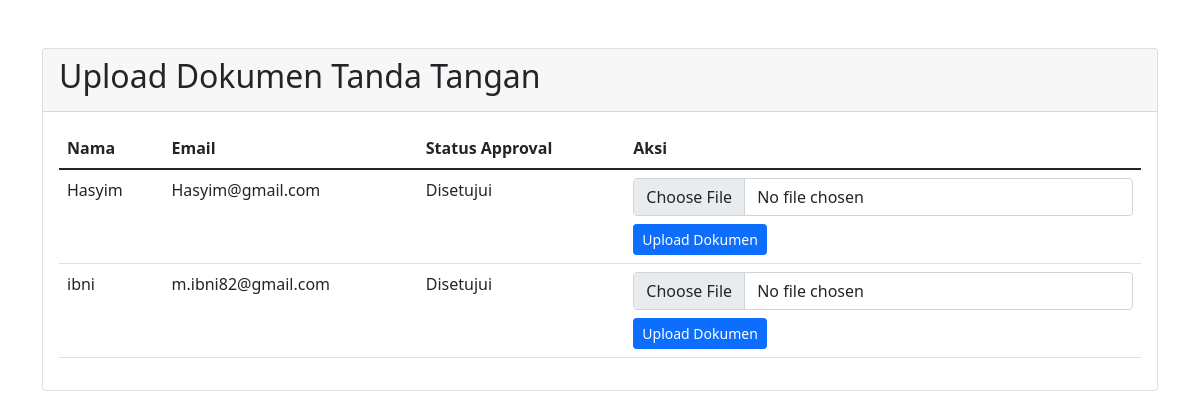
The app's page /upload_dokumen.php with its own data.
### tables this page shows
CREATE TABLE `pengajuan_kredit` (
  `id` int(11) NOT NULL,
  `nama` varchar(100) NOT NULL,
  `email` varchar(100) NOT NULL,
  `telepon` varchar(20) NOT NULL,
  `jenis_kendaraan` enum('motor','mobil') NOT NULL,
  `harga_kendaraan` decimal(15,2) NOT NULL,
  `dokumen` varchar(255) DEFAULT NULL,
  `dokumen_ttd` varchar(255) DEFAULT NULL,
  `status` enum('Diproses','Ditolak','Disetujui','Selesai') DEFAULT 'Diproses',
  `status_approval` enum('Menunggu','Disetujui','Ditolak') DEFAULT 'Menunggu',
  `id_manager` int(11) DEFAULT NULL,
  `catatan_manager` text DEFAULT NULL,
  `created_at` timestamp NOT NULL DEFAULT current_timestamp(),
  `updated_at` timestamp NOT NULL DEFAULT current_timestamp() ON UPDATE current_timestamp()
);

### upload_dokumen.php (the view, shortened to what this page needs)
<?php
require_once 'config/database.php';
$query = "SELECT * FROM pengajuan_kredit WHERE status_approval = 'Disetujui'";
$result = $koneksi->query($query);
?>
<!DOCTYPE html>
<html lang="id">
<head>
    <link href="https://cdn.jsdelivr.net/npm/bootstrap@5.1.3/dist/css/bootstrap.min.css" rel="stylesheet">
</head>
<body>
    <div class="container mt-5">
        <div class="card">
            <div class="card-header">
                <h2>Upload Dokumen Tanda Tangan</h2>
            </div>
            <div class="card-body">
                <table class="table">
                    <thead>
                        <tr>
                            <th>Nama</th>
                            <th>Email</th>
                            <th>Status Approval</th>
                            <th>Aksi</th>
                        </tr>
                    </thead>
                    <tbody>
                        <?php while($row = $result->fetch_assoc()): ?>
                        <tr>
                            <td><?= $row['nama'] ?></td>
                            <td><?= $row['email'] ?></td>
                            <td><?= $row['status_approval'] ?></td>
                            <td>
                                <form method="POST" enctype="multipart/form-data">
                                    <input type="file" name="dokumen_ttd" class="form-control mb-2" required>
                                    <button type="submit" class="btn btn-primary btn-sm">Upload Dokumen</button>
                                </form>
                            </td>
                        </tr>
                        <?php endwhile; ?>
                    </tbody>
                </table>
            </div>
        </div>
    </div>
</body>
</html>

### records on screen
pengajuan_kredit: nama "Hasyim", email "Hasyim@gmail.com", status_approval "Disetujui"
pengajuan_kredit: nama "ibni", email "m.ibni82@gmail.com", status_approval "Disetujui"
